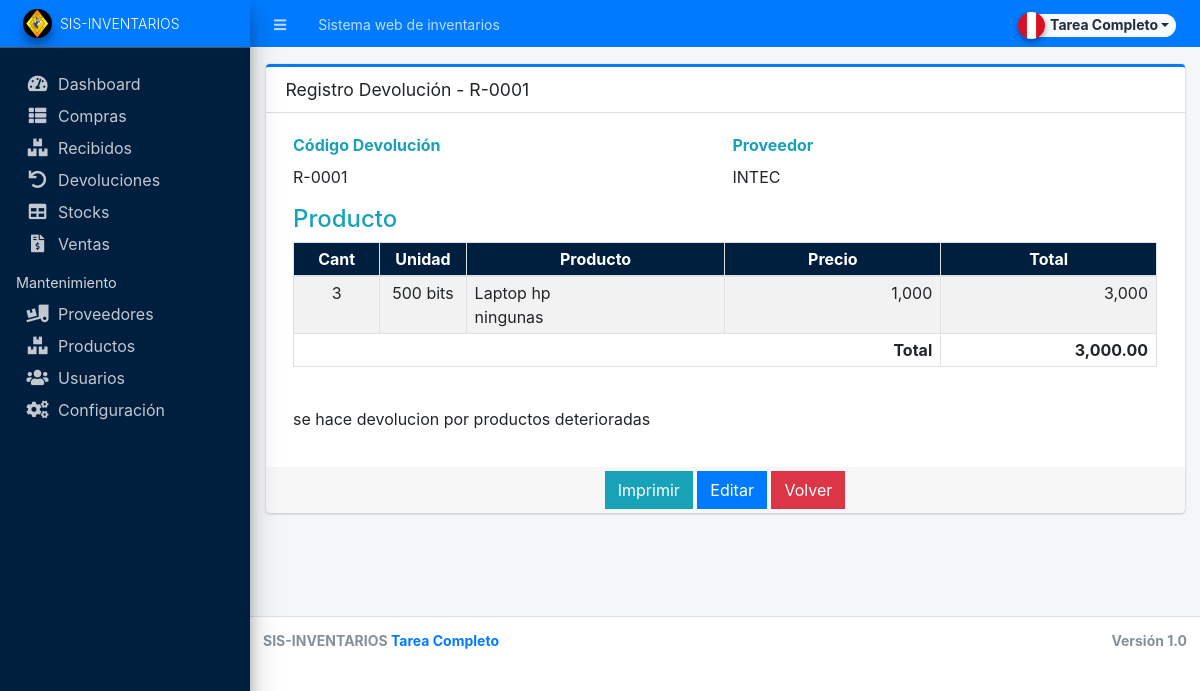
The page /admin?page=return/view_return&id=2 (signed in) on the database its author committed.
### tables this page shows
CREATE TABLE `stock_list` (
  `id` int(30) NOT NULL,
  `item_id` int(30) NOT NULL,
  `quantity` int(30) NOT NULL,
  `unit` varchar(250) DEFAULT NULL,
  `price` float NOT NULL DEFAULT 0,
  `total` float NOT NULL DEFAULT current_timestamp(),
  `type` tinyint(1) NOT NULL DEFAULT 1 COMMENT '1=IN , 2=OUT',
  `date_created` datetime NOT NULL DEFAULT current_timestamp()
);

CREATE TABLE `item_list` (
  `id` int(30) NOT NULL,
  `name` text NOT NULL,
  `description` text NOT NULL,
  `supplier_id` int(30) NOT NULL,
  `cost` float NOT NULL DEFAULT 0,
  `status` tinyint(1) NOT NULL DEFAULT 1,
  `date_created` datetime NOT NULL DEFAULT current_timestamp(),
  `date_updated` datetime NOT NULL DEFAULT current_timestamp() ON UPDATE current_timestamp()
);

### admin/return/view_return.php (the view, shortened to what this page needs)
<div class="card card-outline card-primary">
    <div class="card-header">
        <h4 class="card-title">Registro Devolución - <?php echo $return_code ?></h4>
    </div>
    <div class="card-body" id="print_out">
        <div class="container-fluid">
            <div class="row">
                <div class="col-md-6">
                    <label class="control-label text-info">Código Devolución</label>
                    <div><?php echo isset($return_code) ? $return_code : '' ?></div>
                </div>
                <div class="col-md-6">
                    <div class="form-group">
                        <label for="supplier_id" class="control-label text-info">Proveedor</label>
                        <div><?php echo isset($supplier) ? $supplier : '' ?></div>
                    </div>
                </div>
            </div>
            <h4 class="text-info">Producto</h4>
            <table class="table table-striped table-bordered" id="list">
                <colgroup>
                    <col width="10%">
                    <col width="10%">
                    <col width="30%">
                    <col width="25%">
                    <col width="25%">
                </colgroup>
                <thead>
                    <tr class="text-light bg-navy">
                        <th class="text-center py-1 px-2">Cant</th>
                        <th class="text-center py-1 px-2">Unidad</th>
                        <th class="text-center py-1 px-2">Producto</th>
                        <th class="text-center py-1 px-2">Precio</th>
                        <th class="text-center py-1 px-2">Total</th>
                    </tr>
                </thead>
                <tbody>
                    <?php
                    $qry = $conn->query("SELECT s.*,i.name,i.description FROM `stock_list` s inner join item_list i on s.item_id = i.id where s.id in ({$stock_ids})");
                    while ($row = $qry->fetch_assoc()) :
                    ?>
                        <tr>
                            <td class="py-1 px-2 text-center"><?php echo number_format($row['quantity']) ?></td>
                            <td class="py-1 px-2 text-center"><?php echo ($row['unit']) ?></td>
                            <td class="py-1 px-2">
                                <?php echo $row['name'] ?> <br>
                                <?php echo $row['description'] ?>
                            </td>
                            <td class="py-1 px-2 text-right"><?php echo number_format($row['price']) ?></td>
                            <td class="py-1 px-2 text-right"><?php echo number_format($row['total']) ?></td>
                        </tr>
                    <?php endwhile; ?>
                </tbody>
                <tfoot>
                    <tr>
                        <th class="text-right py-1 px-2" colspan="4">Total</th>
                        <th class="text-right py-1 px-2 grand-total"><?php echo isset($amount) ? number_format($amount, 2) : 0 ?></th>
                    </tr>
                </tfoot>
            </table>
            <div class="row">
                <div class="col-md-6">
                    <div class="form-group">
                        <p><?php echo isset($remarks) ? $remarks : '' ?></p>
                    </div>
                </div>
            </div>
        </div>
    </div>
    <div class="card-footer py-1 text-center">
        <button class="btn btn-flat btn-info" type="button" id="print">Imprimir</button>
        <a class="btn btn-flat btn-primary" href="<?php echo base_url . '/admin?page=return/manage_return&id=' . (isset($id) ? $id : '') ?>">Editar</a>
        <a class="btn btn-flat btn-danger" href="<?php echo base_url . '/admin?page=return' ?>">Volver</a>
    </div>
</div>

### rows shown on the page
stock_list: quantity "3", unit "500 bits", item.name "Laptop hp", item.description "ningunas", price "1,000", total "3,000"

### other values the page prints
$_settings->info('name') "Sistema web de inventarios"
$_settings->info('short_name') "SIS-INVENTARIOS"
$return_code "R-0001"
$supplier "INTEC"
$amount "3,000.00"
$remarks "se hace devolucion por productos deterioradas"
